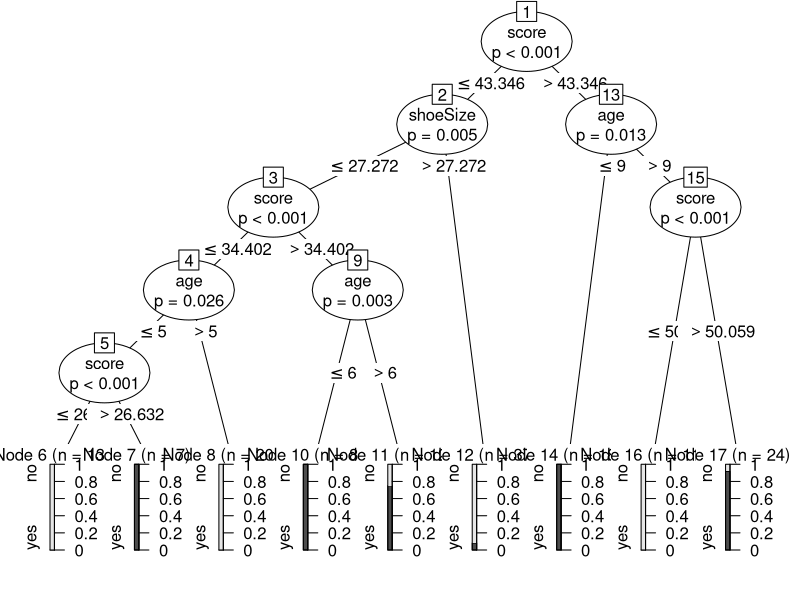

Generate this figure with R:
install.packages('datasets')
install.packages('caTools')
install.packages('party')
install.packages('dplyr')
install.packages('magrittr')


library(datasets)
library(caTools)
library(party)
library(dplyr)
library(magrittr)

data("readingSkills")
head(readingSkills)

sample_data = sample.split(readingSkills, SplitRatio = 0.8)
train_data <- subset(readingSkills, sample_data == TRUE)
test_data <- subset(readingSkills, sample_data == FALSE)

model<- ctree(nativeSpeaker ~ ., train_data)
plot(model)

# testing the people who are native speakers
# and those who are not
predict_model<-predict(model, test_data)

# creates a table to count how many are classified
# as native speakers and how many are not
m_at <- table(test_data$nativeSpeaker, predict_model)
m_at

ac_Test <- sum(diag(m_at)) / sum(m_at)
print(paste('Accuracy for test is found to be', ac_Test))

#for more reference:
# https://www.geeksforgeeks.org/decision-tree-in-r-programming/  
